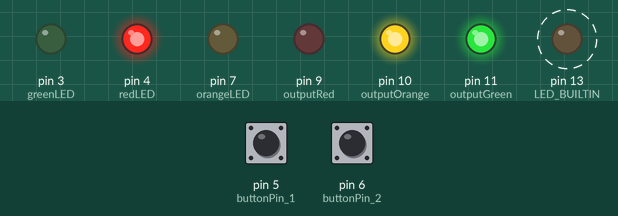
This sketch was run on a simulated Arduino Uno, built with avr-gcc and run on an emulated ATmega328P. Shown: output pins drawn as LEDs (lit = HIGH). Dashed ring = blinking. The inputs (shaded band) are chosen by the test bench; at power-on: pin 5 (buttonPin_1) HIGH, pin 6 (buttonPin_2) HIGH.

Above: at 3.8 s.
3.9 s: pin 5 (buttonPin_1) pulled LOW for 1.3 s
At 11.1 s:
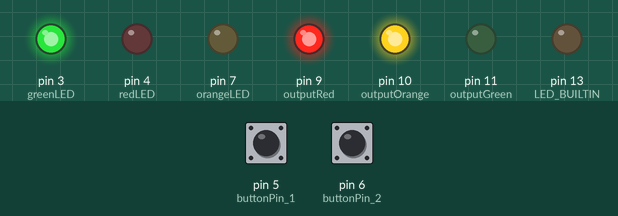
At 15.6 s:
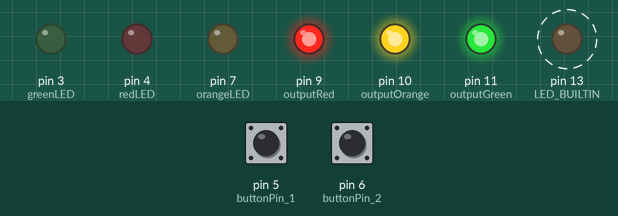
15.7 s: pin 5 (buttonPin_1) pulled LOW for 3.2 s
At 20.4 s:
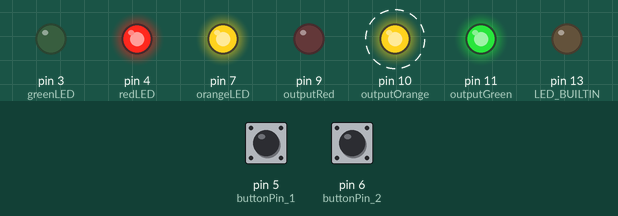
Timing chart, 0 to 27.0 s (numbered marks = the images above; inputs shaded):
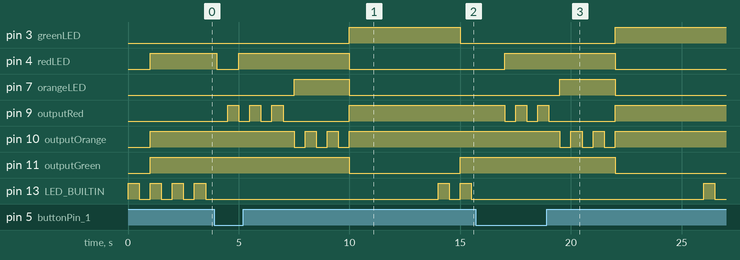

The sketch:

Traffic_Lights_v2.ino
```cpp
int buttonPin_1   = 5;   // the digital input pin connected to the button
int buttonPin_2   = 6;   // the digital input pin connected to the button
int buttonState_1 = 0;   // variable to store the button state
int buttonState_2 = 0;   // variable to store the button state
// the digital output pin connected to the output
int outputRed     = 9;
int outputOrange  = 10;
int outputGreen   = 11;
int greenLED      = 3;
int orangeLED     = 7;
int redLED        = 4;
int boot          = 0;

void setup() {
  pinMode(LED_BUILTIN, OUTPUT);

  pinMode(buttonPin_1, INPUT_PULLUP);
  pinMode(buttonPin_2, INPUT_PULLUP);

  pinMode(outputGreen, OUTPUT);
  pinMode(outputOrange, OUTPUT);
  pinMode(outputRed, OUTPUT);

  pinMode(greenLED, OUTPUT);
  pinMode(orangeLED, OUTPUT);
  pinMode(redLED, OUTPUT);
}

void loop() {
  digitalWrite(LED_BUILTIN, HIGH);
  delay(500);
  digitalWrite(LED_BUILTIN, LOW);
  delay(500);

  // Set Orange and Green Relays to OFF
  // digitalWrite(outputRed, HIGH);            // set the output pin to HIGH
  digitalWrite(outputOrange, HIGH);         // set the output pin to HIGH
  digitalWrite(outputGreen, HIGH);          // set the output pin to HIGH

  // Check if first boot, and set Red LED to ON
  if (boot == 0) {
    digitalWrite(redLED, HIGH);
    boot = 1;
  }

  // Set Ornage and Green LEDs to OFF
  digitalWrite(orangeLED, LOW);
  digitalWrite(greenLED, LOW);

  // Red Button
  buttonState_2 = digitalRead(buttonPin_2); // read the value from the button
  if (buttonState_2 == LOW) {               // if the button is pressed
    redButton();
  }

  // Green Button
  buttonState_1 = digitalRead(buttonPin_1); // read the value from the button
  if (buttonState_1 == LOW) {               // if the button is pressed
    greenButton();
  }
}

void redButton() {
  digitalWrite(outputRed, LOW);          // turn the Red OFF
  digitalWrite(redLED, HIGH);
}

void greenButton() {
  digitalWrite(redLED, LOW);
  for (int i = 0; i < 3; i++) {           // loop 3 times
    delay(500);                           // wait for 1 seconds
    digitalWrite(outputRed, HIGH);        // turn the Red OFF
    delay(500);                           // wait for 1 seconds
    digitalWrite(outputRed, LOW);         // turn the Red ON
    digitalWrite(redLED, HIGH);
  }
  for (int i = 0; i < 3; i++) {           // loop 3 times
    digitalWrite(outputOrange, HIGH);     // turn the Orange OFF
    delay(500);                           // wait for 1 seconds
    digitalWrite(outputOrange, LOW);      // turn the Orange ON
    digitalWrite(orangeLED, HIGH);
    delay(500);                           // wait for 1 seconds
  }
  digitalWrite(outputRed, HIGH);          // turn the Red OFF
  digitalWrite(redLED, LOW);
  digitalWrite(outputOrange, HIGH);       // turn the Orange OFF
  digitalWrite(orangeLED, LOW);
  digitalWrite(outputGreen, LOW);         // turn the Green ON
  digitalWrite(greenLED, HIGH);
  delay(4000);
}
```

Measured:
- after the input at 3.9 s, pin 3 (greenLED): LOW → HIGH after 6.1 s, → LOW 5.0 s later; pin 4 (redLED): HIGH → LOW after 0.10 s, → HIGH 1.0 s later, → LOW 5.0 s later
- after the input at 15.7 s, pin 3 (greenLED): LOW → HIGH after 6.3 s; pin 4 (redLED): LOW → HIGH after 1.3 s, → LOW 5.0 s later
